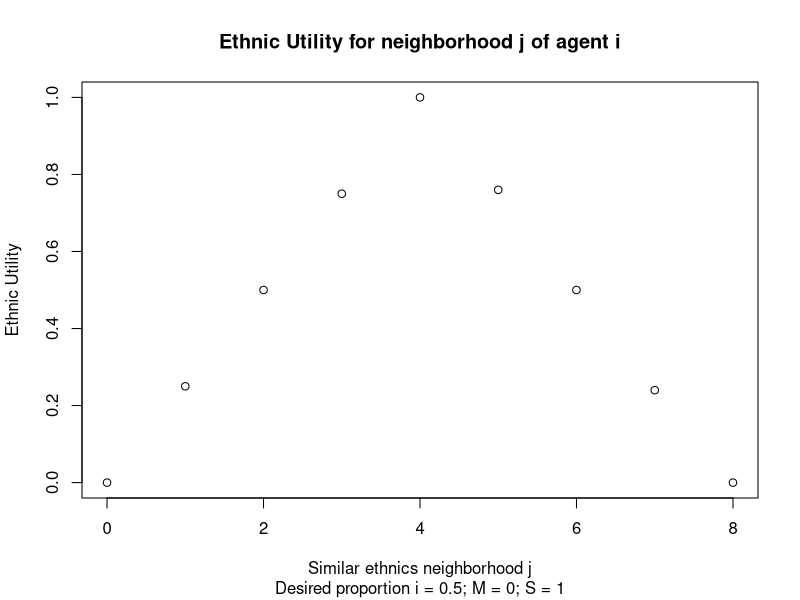
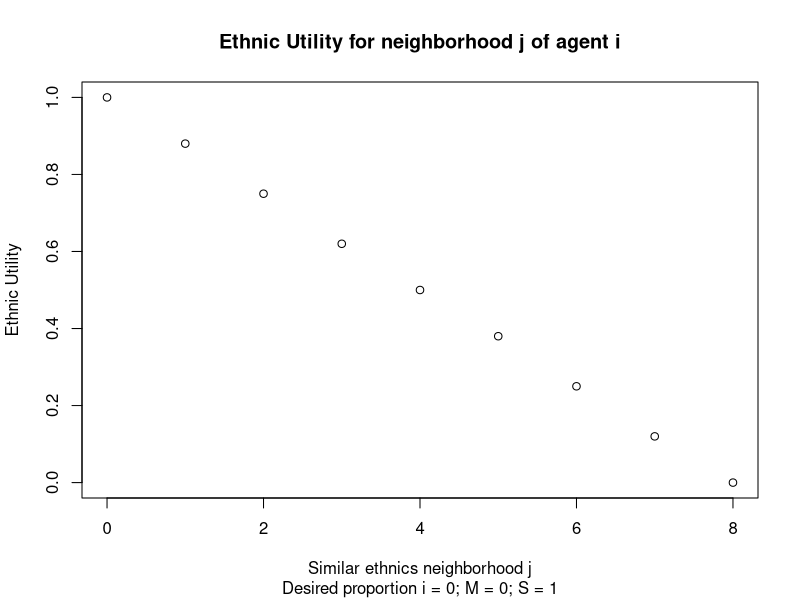
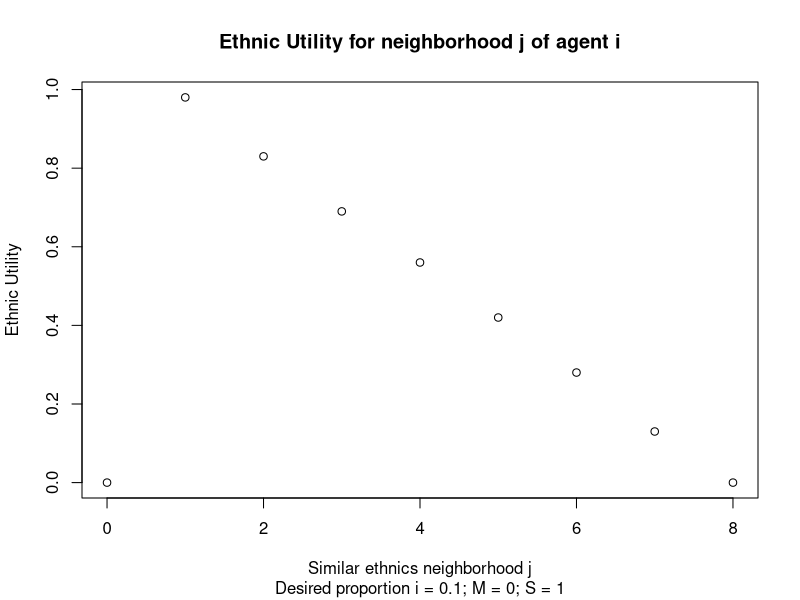
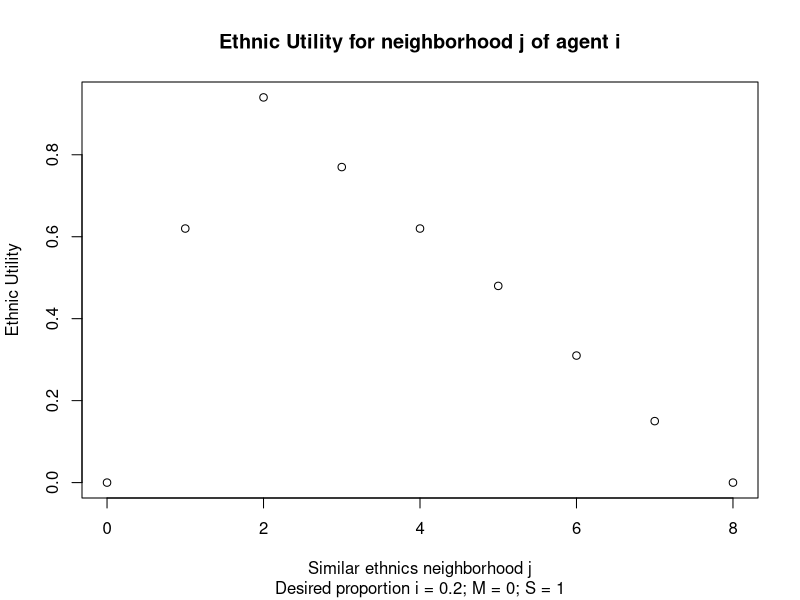
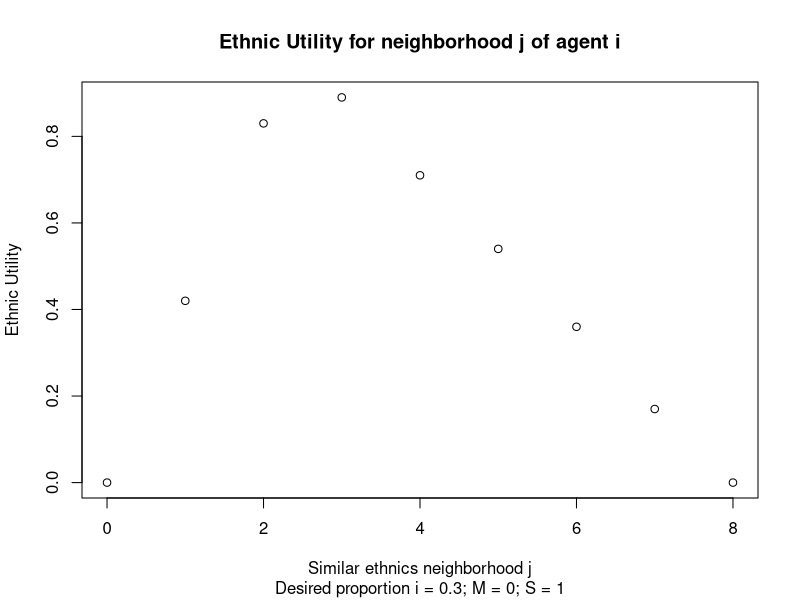
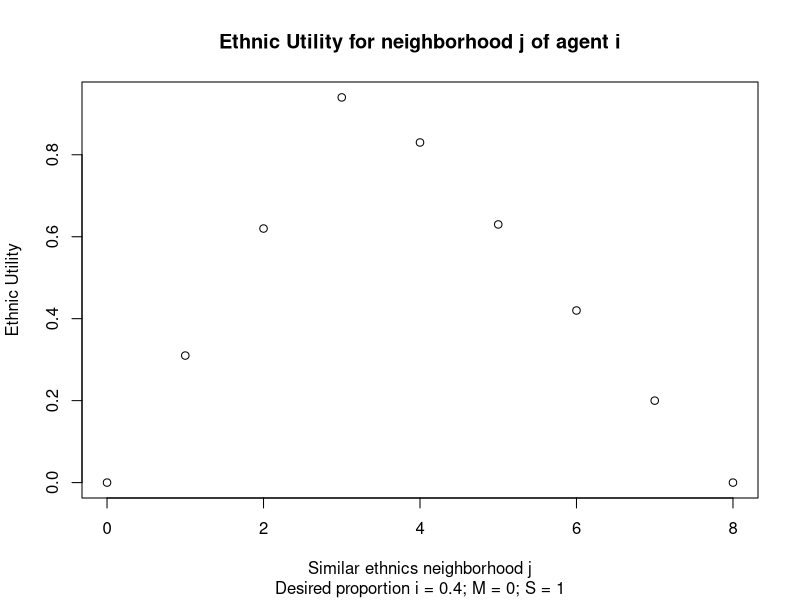
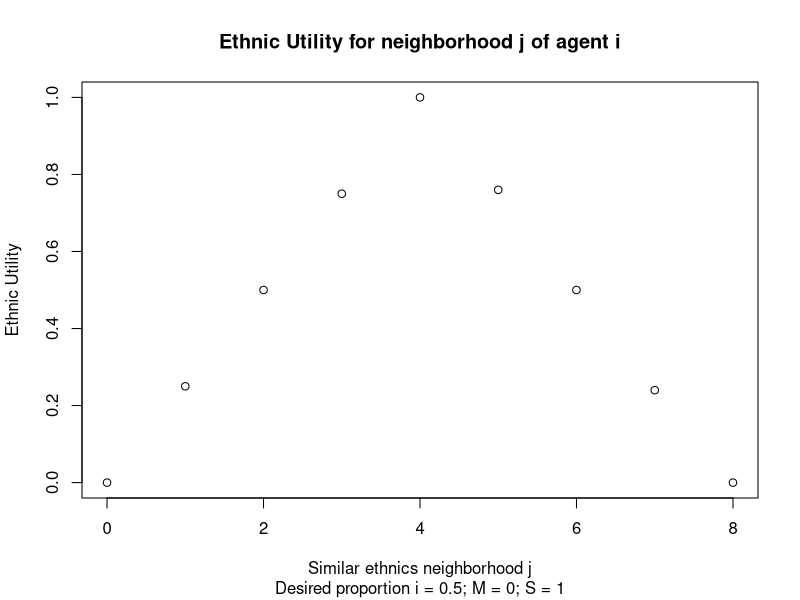
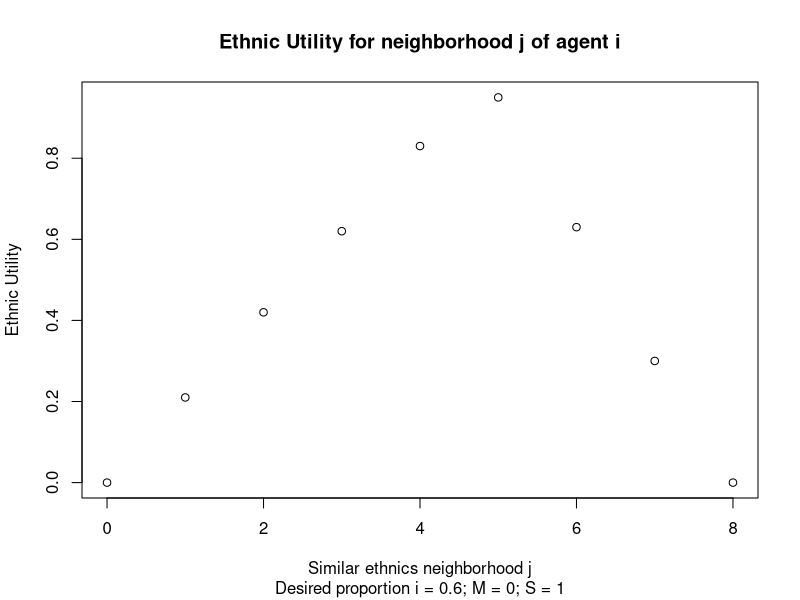

Write the R code that produced these figures, in order.
## ---- chunk 1
knitr::opts_chunk$set(echo = TRUE, fig.lp="fig:")

library(Hmisc)

# Here functions that are used.

# Calculation ethnic utility (for each option)
# i_e: ethnic threshold (ideal point)
# M: right-side slope
# x: number agents in neighborhood with same color
# n: total number agents in neighborhood
# S: left-side slope
# Note: if (x > n){U <- NA} to show the case number of agents in neighborhood different from 8, so that utility is calculated based on this, although x-axis in graph has 8 points  (excluded from calculation)

f_eth <- function(i_e,M,x,n,S){
  if (x > n){
    U <- NA}else{
  if (x < round(n*i_e,digits = 2)){
   U <- (x / round((n*i_e),digits = 2)) * S
    }else if (x > round((n*i_e),digits = 2)){
      U <- M + ((1- round((x/n),digits = 2))*(1-M))/(1-i_e)
    }else{
        U <- 1}
  round(U,digits = 2)
    }
}

# Calculation value utility (for each option)

f_val <- function(e_w,ew_ng,M,i_v,S){
  if (round(abs(e_w-ew_ng), digits=2) <= i_v) {
    U <- 1
    }else{
      U <- (M + ((1-(round(abs(e_w-ew_ng), digits=2)))*(1-M))/(1-i_v)) * S
    }
  round(U,digits = 2)
}

# Probability (random utility with logistic regression) to relocate

prob <- function(d_u_e,d_u_v,e_w,par_v){round(1 / (1 + exp(-(e_w*10)*(d_u_e) + (-(v_w*10)*(d_u_v)))),digits= 2)}

# install.packages("tinytex", repos = "https://cloud.r-project.org" ) if debug needed?

## ---- chunk 2


# f2 <- function(p,M,x,n,S)

i_e = 0.5
M = 0
S = 1
n = 8

f0m <- f_eth(i_e,M,0,n,S)
f1m <- f_eth(i_e,M,1,n,S)
f2m <- f_eth(i_e,M,2,n,S)
f3m <- f_eth(i_e,M,3,n,S)
f4m <- f_eth(i_e,M,4,n,S)
f5m <- f_eth(i_e,M,5,n,S)
f6m <- f_eth(i_e,M,6,n,S)
f7m <- f_eth(i_e,M,7,n,S)
f8m <- f_eth(i_e,M,8,n,S)

num_sim_col <- seq(0, 8, by = 1)
Utility_E <- c(f0m,f1m,f2m,f3m,f4m,f5m,f6m,f7m,f8m)
name_E <- paste0("Desired proportion i = ",i_e,"; M = ",M,"; S = ",S)

plot(num_sim_col,Utility_E, xlab = "Similar ethnics neighborhood j", ylab = "Ethnic Utility",  main = "Ethnic Utility for neighborhood j of agent i",  sub = name_E)

report_E <- paste0("M = ",M,"; S = ",S,"; Desired proportion i = ",i_e,"; Similar ethnics neighborhood j = ", seq(0, 8, by = 1), "; Utility ij = ", Utility_E)

print(report_E)

## ---- chunk 3


# f2 <- function(p,M,x,n,S)

#i_e = 0.5
M = 0
S = 1
n = 8

for (i_e in seq (0.0,1.0, by = 0.1)){
  
f0m <- f_eth(i_e,M,0,n,S)
f1m <- f_eth(i_e,M,1,n,S)
f2m <- f_eth(i_e,M,2,n,S)
f3m <- f_eth(i_e,M,3,n,S)
f4m <- f_eth(i_e,M,4,n,S)
f5m <- f_eth(i_e,M,5,n,S)
f6m <- f_eth(i_e,M,6,n,S)
f7m <- f_eth(i_e,M,7,n,S)
f8m <- f_eth(i_e,M,8,n,S)

num_sim_col <- seq(0, 8, by = 1)
Utility_E <- c(f0m,f1m,f2m,f3m,f4m,f5m,f6m,f7m,f8m)
name_E <- paste0("Desired proportion i = ",i_e,"; M = ",M,"; S = ",S)

plot(num_sim_col,Utility_E, xlab = "Similar ethnics neighborhood j", ylab = "Ethnic Utility",  main = "Ethnic Utility for neighborhood j of agent i",  sub = name_E)

report_E <- paste0("M = ",M,"; S = ",S,"; Desired proportion i = ",i_e,"; Similar ethnics neighborhood j = ", seq(0, 8, by = 1), "; Utility ij = ", Utility_E)

print(report_E)

}
## ---- chunk 4

i_v <- 0
S  <- 1
M <- 0

for (e_w in seq (0.0,1.0, by = 0.1)){

fv0d2 <- f_val(e_w,0,M,i_v,S)
fv1d2 <- f_val(e_w,0.1,M,i_v,S)
fv2d2 <- f_val(e_w,0.2,M,i_v,S)
fv3d2 <- f_val(e_w,0.3,M,i_v,S)
fv4d2 <- f_val(e_w,0.4,M,i_v,S)
fv5d2 <- f_val(e_w,0.5,M,i_v,S)
fv6d2 <- f_val(e_w,0.6,M,i_v,S)
fv7d2 <- f_val(e_w,0.7,M,i_v,S)
fv8d2 <- f_val(e_w,0.8,M,i_v,S)
fv9d2 <- f_val(e_w,0.9,M,i_v,S)
fv10d2 <- f_val(e_w,1.0,M,i_v,S)

value_mean_neighborhood <- seq(0.0, 1.0, by = 0.1)
Utility_V <- c(fv0d2,fv1d2,fv2d2,fv3d2,fv4d2,fv5d2,fv6d2,fv7d2,fv8d2,fv9d2,fv10d2)
name_V <- paste0("Ethnic weight i = ", e_w,"; desired distance i = ",i_v,"; M = ",M,"; S = ",S)

plot(value_mean_neighborhood,Utility_V, xlab = "Mean ethnic weight neighborhood j", ylab = "Value Utility neighborhood j",  main = "Value Utility for neighborhood j of agent i",  sub = name_V)

report_v <- paste0(name_V,"; Mean ethnic weight j = ", seq(0.0, 1.0, by = 0.1), "; Utility ij = ", Utility_V)

print(report_v)

}

## ---- chunk 5

for (d_u_e in seq (-1.0,1.0, by = 0.1)){
  
e_w <- 0.8
v_w <- 1 - e_w

# d_u_e <- -1

  dis_0   <- prob(d_u_e,0.0,e_w,v_w)
dis_0.1 <- prob(d_u_e,0.1,e_w,v_w)
dis_0.2 <- prob(d_u_e,0.2,e_w,v_w)
dis_0.3 <- prob(d_u_e,0.3,e_w,v_w)
dis_0.4 <- prob(d_u_e,0.4,e_w,v_w)
dis_0.5 <- prob(d_u_e,0.5,e_w,v_w)
dis_0.6 <- prob(d_u_e,0.6,e_w,v_w)
dis_0.7 <- prob(d_u_e,0.7,e_w,v_w)
dis_0.8 <- prob(d_u_e,0.8,e_w,v_w)
dis_0.9 <- prob(d_u_e,0.9,e_w,v_w)
dis_1   <- prob(d_u_e,1.0,e_w,v_w)
dis_0.1neg <- prob(d_u_e,-0.1,e_w,v_w)
dis_0.2neg <- prob(d_u_e,-0.2,e_w,v_w)
dis_0.3neg <- prob(d_u_e,-0.3,e_w,v_w)
dis_0.4neg <- prob(d_u_e,-0.4,e_w,v_w)
dis_0.5neg <- prob(d_u_e,-0.5,e_w,v_w)
dis_0.6neg <- prob(d_u_e,-0.6,e_w,v_w)
dis_0.7neg <- prob(d_u_e,-0.7,e_w,v_w)
dis_0.8neg <- prob(d_u_e,-0.8,e_w,v_w)
dis_0.9neg <- prob(d_u_e,-0.9,e_w,v_w)
dis_1neg   <- prob(d_u_e,-1.0,e_w,v_w)
  
  value_difference <- seq(-1.0,1.0, by = 0.1)
  prob_relocation <- seq(0.0, 1.0,  by = 0.1)
  
  prob_choice <- c(dis_1neg,dis_0.9neg,dis_0.8neg,dis_0.7neg,dis_0.6neg,dis_0.5neg,dis_0.4neg,dis_0.3neg,dis_0.2neg,dis_0.1neg,dis_0,dis_0.1,dis_0.2,dis_0.3,dis_0.4,dis_0.5,dis_0.6,dis_0.7,dis_0.8,dis_0.9,dis_1)
  
  name_diff <- paste0("Note: "," Ethnic parameter = ", e_w*10," ;"," Value parameter = ", v_w*10, 
                      "\r\n Utility Difference -1 = MIN Utility Alternative, 1 = MAX Utility Alternative")
  
  name_diff_title <-paste0("Probability to move to alternative","\r\n Difference Ethnic Utility (Alternative - Current) = ", d_u_e)
  
plot(value_difference,prob_choice, xlab = "x-axis: Difference Value Utility (Alternative - Current) \r\n",ylab = "probability", main = name_diff_title, sub = name_diff,ylim = c(0,1), yaxt = 'n')
axis(2,at=seq(0.0, 1.0, by = 0.25))

}


## ---- chunk 6

prob <- function(d_u_e,d_u_v,par_e,par_v){round(1 / (1 + exp(-par_e*(d_u_e) + (-par_v*(d_u_v)))),digits= 2)}

for (d_u_e in seq (-1.0,1.0, by = 0.1)){
  
par_e <- 10
par_v <- 10 - par_e

# d_u_e <- -1

  dis_0p   <- prob(d_u_e,0.0,par_e,par_v)
dis_0.1p <- prob(d_u_e,0.1,par_e,par_v)
dis_0.2p <- prob(d_u_e,0.2,par_e,par_v)
dis_0.3p <- prob(d_u_e,0.3,par_e,par_v)
dis_0.4p <- prob(d_u_e,0.4,par_e,par_v)
dis_0.5p <- prob(d_u_e,0.5,par_e,par_v)
dis_0.6p <- prob(d_u_e,0.6,par_e,par_v)
dis_0.7p <- prob(d_u_e,0.7,par_e,par_v)
dis_0.8p <- prob(d_u_e,0.8,par_e,par_v)
dis_0.9p <- prob(d_u_e,0.9,par_e,par_v)
dis_1p  <- prob(d_u_e,1.0,par_e,par_v)
dis_0.1negp <- prob(d_u_e,-0.1,par_e,par_v)
dis_0.2negp <- prob(d_u_e,-0.2,par_e,par_v)
dis_0.3negp <- prob(d_u_e,-0.3,par_e,par_v)
dis_0.4negp <- prob(d_u_e,-0.4,par_e,par_v)
dis_0.5negp <- prob(d_u_e,-0.5,par_e,par_v)
dis_0.6negp <- prob(d_u_e,-0.6,par_e,par_v)
dis_0.7negp <- prob(d_u_e,-0.7,par_e,par_v)
dis_0.8negp <- prob(d_u_e,-0.8,par_e,par_v)
dis_0.9negp <- prob(d_u_e,-0.9,par_e,par_v)
dis_1negp   <- prob(d_u_e,-1.0,par_e,par_v)
  
  value_difference <- seq(-1.0,1.0, by = 0.1)
  prob_relocation <- seq(0.0, 1.0,  by = 0.1)
  
  prob_choicep <- c(dis_1negp,dis_0.9negp,dis_0.8negp,dis_0.7negp,dis_0.6negp,dis_0.5negp,dis_0.4negp,dis_0.3negp,dis_0.2negp,dis_0.1negp,dis_0p,dis_0.1p,dis_0.2p,dis_0.3p,dis_0.4p,dis_0.5p,dis_0.6p,dis_0.7p,dis_0.8p,dis_0.9p,dis_1p)
  
  name_diff <- paste0("Note: "," Ethnic parameter = ", par_e," ;"," Value parameter = ", par_v, 
                      "\r\n Utility Difference -1 = MIN Utility Alternative, 1 = MAX Utility Alternative")
  
  name_diff_title <-paste0("Probability to move to alternative","\r\n Difference Ethnic Utility (Alternative - Current) = ", d_u_e)
  
plot(value_difference,prob_choicep, xlab = "x-axis: Difference Value Utility (Alternative - Current) \r\n",ylab = "probability", main = name_diff_title, sub = name_diff,ylim = c(0,1), yaxt = 'n')
axis(2,at=seq(0.0, 1.0, by = 0.25))

}


## ---- chunk 7

# f0t6 <- f(0.5,0.6,0,6)
# f1t6 <- f(0.5,0.6,1,6)
# f2t6<- f(0.5,0.6,2,6)
# f3t6 <- f(0.5,0.6,3,6)
# f4t6 <- f(0.5,0.6,4,6)
# f5t6 <- f(0.5,0.6,5,6)
# f6t6 <- f(0.5,0.6,6,6)

# utilityt6 <- c(f0t6,f1t6,f2t6,f3t6,f4t6,f5t6,f6t6)
# concentrationt6 <- c(0:6)


# print(utilityt8)
# plot(concentrationt6,utilityt6)

## ---- chunk 8



# f0m <- f(0.5,1,0,8)
# f1m <- f(0.5,1,1,8)
# f2m <- f(0.5,1,2,8)
# f3m <- f(0.5,1,3,8)
# f4m <- f(0.5,1,4,8)
# f5m <- f(0.5,1,5,8)
# f6m <- f(0.5,1,6,8)
# f7m <- f(0.5,1,7,8)
# f8m <- f(0.5,1,8,8)

# utility_Moore <- c(f0m,f1m,f2m,f3m,f4m,f5m,f6m,f7m,f8m)
# concentrationm <- c(0:8)


# print(utilitym)
# plot(concentrationm,utility_Moore)
## ---- chunk 9



# f0m <- f(0.5,0,0,8)
# f1m <- f(0.5,0,1,8)
# f2m <- f(0.5,0,2,8)
# f3m <- f(0.5,0,3,8)
# f4m <- f(0.5,0,4,8)
# f5m <- f(0.5,0,5,8)
# f6m <- f(0.5,0,6,8)
# f7m <- f(0.5,0,7,8)
# f8m <- f(0.5,0,8,8)

# utility_Moore <- c(f0m,f1m,f2m,f3m,f4m,f5m,f6m,f7m,f8m)
# concentrationm <- c(0:8)


# print(utilitym)
# plot(concentrationm,utility_Moore)
